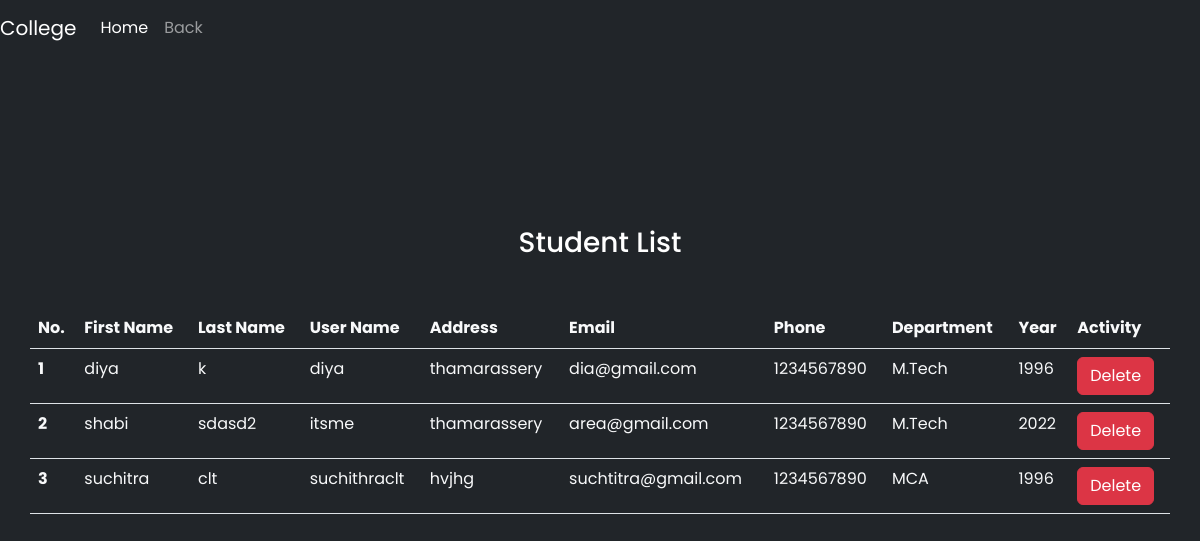
The page /viewstudent on the database as committed earlier.
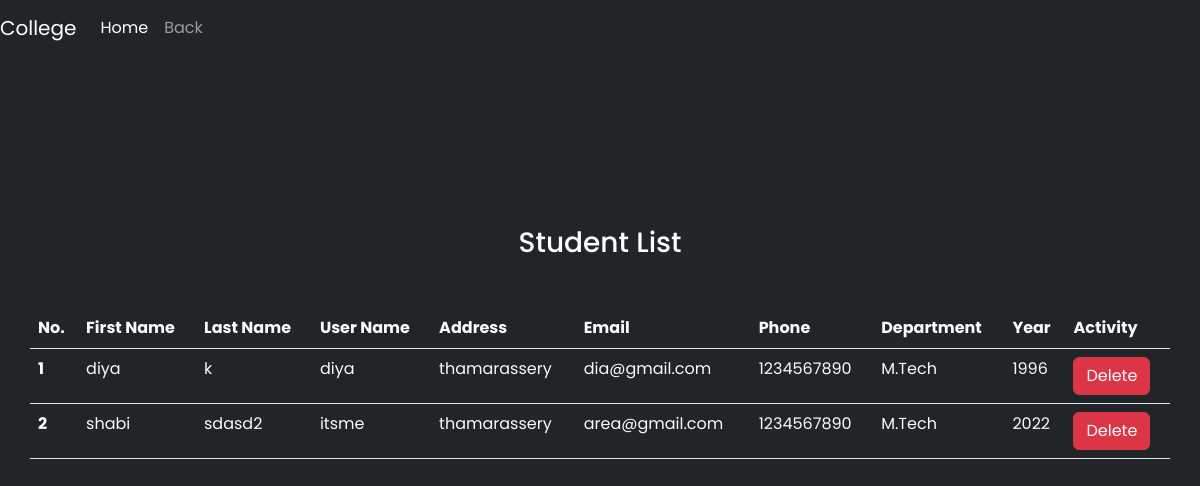
The same page on the database as committed later.
### mycollege/models.py (models this page shows, shortened)
class Student(models.Model):
    user=models.ForeignKey(User,on_delete=models.CASCADE)
    first_name=models.CharField(max_length=200)
    second_name=models.CharField(max_length=200)
    user_name=models.CharField(max_length=200)
    address=models.CharField(max_length=200)
    email=models.CharField(max_length=200)
    phone=models.IntegerField()
    department=models.CharField(max_length=200)
    password=models.CharField(max_length=200)
    password1=models.CharField(max_length=200)
    year=models.IntegerField()
    status=models.CharField(max_length=200)
    role=models.CharField(max_length=200)

### mycollege/views.py (the view)
# urls.py: path('viewstudent',views.view_student,name='viewstudent'),
def view_student(request):
    student_data = Student.objects.all()
    return render(request, 'viewstudent.html', {'data': student_data})

### mycollege/templates/viewstudent.html (shortened to what this page needs)
<!DOCTYPE html>
{% load static %}
<html lang="en">
<head>
    <link href="https://cdn.jsdelivr.net/npm/bootstrap@5.2.3/dist/css/bootstrap.min.css" rel="stylesheet"
>
    <link rel="stylesheet" href="https://cdnjs.cloudflare.com/ajax/libs/font-awesome/4.7.0/css/font-awesome.min.css">
    <link rel="stylesheet" href="{% static '/style.css' %}">
</head>
<body>
    <div class="student-view-main bg-dark font-family" style="min-height: 100vh; color: #fff;">
        <div>
            <nav class="navbar navbar-expand-lg navbar-dark conatiner-fluid">
                <a class="navbar-brand" href="#">College</a>
                <div class="collapse navbar-collapse" id="navbarNavAltMarkup">
                    <div class="navbar-nav">
                        <a class="nav-item nav-link active" href="{% url 'index' %}">Home </a>
                        <a class="nav-item nav-link" href="{% url 'teacher' %}">Back</a>
                    </div>
                </div>
            </nav>
        </div>
        <div class="container">
            <div class="row" style="height: 170px;"></div>
            <h3 class="text-center mb-5">Student List</h3>
            <div class="row">
                <table class="table">
                    <thead class="thead-dark text-light">
                        <tr>
                            <th scope="col">No.</th>
                            <th scope="col">First Name</th>
                            <th scope="col">Last Name</th>
                            <th scope="col">User Name</th>
                            <th scope="col">Address</th>
                            <th scope="col">Email</th>
                            <th scope="col">Phone</th>
                            <th scope="col">Department</th>
                            <th scope="col">Year</th>
                            <th scope="col">Activity</th>
                        </tr>
                    </thead>
                    {% for i in data %}
                    <tbody>
                        <tr>
                            <th scope="row" class="text-light">{{forloop.counter}}</th>
                            <td class="text-light">{{i.first_name}}</td>
                            <td class="text-light">{{i.second_name}}</td>
                            <td class="text-light">{{i.user_name}}</td>
                            <td class="text-light">{{i.address}}</td>
                            <td class="text-light">{{i.email}}</td>
                            <td class="text-light">{{i.phone}}</td>
                            <td class="text-light">{{i.department}}</td>
                            <td class="text-light">{{i.year}}</td>
                            <td class="text-light"><a href="{% url 'delstudent' i.id %}" class="btn btn-danger">Delete</a></td>
                        </tr>
                    </tbody>
                    {% endfor %}
                </table>
            </div>
        </div>
    </div>
</body>
</html>

Rows that differ between the two databases and show on the page:
removed Student: first_name "suchitra", second_name "clt", user_name "suchithraclt", address "hvjhg", email "suchtitra@gmail.com", phone "1234567890", department "MCA", year "1996"
